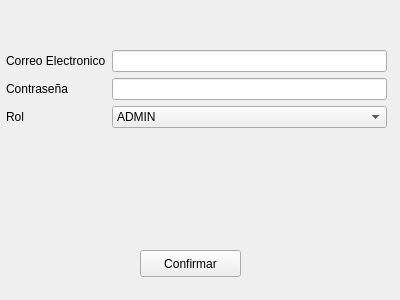
<?xml version="1.0" encoding="UTF-8"?>
<ui version="4.0">
 <class>SignUp</class>
 <widget class="QWidget" name="SignUp">
  <property name="geometry">
   <rect>
    <x>0</x>
    <y>0</y>
    <width>400</width>
    <height>300</height>
   </rect>
  </property>
  <property name="windowTitle">
   <string>Form</string>
  </property>
  <widget class="QPushButton" name="confirmButton">
   <property name="geometry">
    <rect>
     <x>140</x>
     <y>250</y>
     <width>101</width>
     <height>27</height>
    </rect>
   </property>
   <property name="text">
    <string>Confirmar</string>
   </property>
  </widget>
  <widget class="QWidget" name="formLayoutWidget">
   <property name="geometry">
    <rect>
     <x>6</x>
     <y>50</y>
     <width>381</width>
     <height>101</height>
    </rect>
   </property>
   <layout class="QFormLayout" name="formLayout">
    <item row="0" column="0">
     <widget class="QLabel" name="correoElectronicoLabel">
      <property name="text">
       <string>Correo Electronico</string>
      </property>
     </widget>
    </item>
    <item row="0" column="1">
     <widget class="QLineEdit" name="correoElectronicoLineEdit"/>
    </item>
    <item row="1" column="0">
     <widget class="QLabel" name="contraseALabel">
      <property name="text">
       <string>Contraseña</string>
      </property>
     </widget>
    </item>
    <item row="1" column="1">
     <widget class="QLineEdit" name="contraseALineEdit"/>
    </item>
    <item row="2" column="0">
     <widget class="QLabel" name="rolLabel">
      <property name="text">
       <string>Rol</string>
      </property>
     </widget>
    </item>
    <item row="2" column="1">
     <widget class="QComboBox" name="rolComboBox">
      <item>
       <property name="text">
        <string>ADMIN</string>
       </property>
      </item>
      <item>
       <property name="text">
        <string>USER</string>
       </property>
      </item>
      <item>
       <property name="text">
        <string>GUESS</string>
       </property>
      </item>
     </widget>
    </item>
   </layout>
  </widget>
  <widget class="QLabel" name="info">
   <property name="geometry">
    <rect>
     <x>7</x>
     <y>170</y>
     <width>381</width>
     <height>71</height>
    </rect>
   </property>
   <property name="text">
    <string/>
   </property>
  </widget>
 </widget>
 <resources/>
 <connections/>
</ui>
